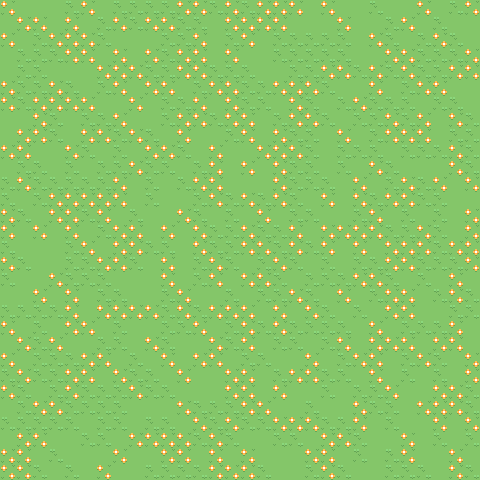

Rendered tile map (Tiled .tmx) drawn with the repository's tilesets; below, a short description and the full map source, tile grids included:
An orthogonal 30x30 tile map with 16x16 px tiles, 1 tile layer (Ground), 2 tilesets.

<map version="1.8" tiledversion="1.8.2" orientation="orthogonal" renderorder="right-down" width="30" height="30" tilewidth="16" tileheight="16" infinite="0" nextlayerid="2" nextobjectid="1">
 <tileset firstgid="1" source="../tilesets/Dungeon.tsx" />
 <tileset firstgid="133" source="../tilesets/Town.tsx" />
 <layer id="1" name="Ground" width="30" height="30">
  <data encoding="csv">
135,133,133,133,134,135,133,134,134,134,134,135,135,134,135,134,135,135,135,133,135,133,133,134,133,133,135,133,134,135,
133,135,135,133,135,133,134,135,134,135,135,134,134,133,135,135,135,135,133,133,133,135,133,133,134,135,133,134,133,133,
135,133,134,135,135,135,134,133,133,133,134,134,135,133,134,135,133,134,134,134,134,134,133,135,134,133,134,135,134,133,
133,134,134,134,135,135,133,135,133,135,134,135,135,133,135,133,133,134,134,134,134,134,133,133,135,135,134,134,134,135,
133,134,134,133,133,133,135,135,135,134,134,135,135,134,134,134,133,133,134,134,135,135,134,135,134,135,134,134,135,135,
135,134,134,135,134,133,134,135,133,135,135,133,134,135,135,134,134,135,135,135,134,133,133,135,133,134,135,135,133,133,
135,134,135,135,135,135,133,133,135,133,134,134,135,133,135,134,134,133,135,134,133,134,135,134,134,134,133,134,134,133,
133,133,135,134,133,134,134,135,133,133,134,135,135,134,135,135,133,134,135,135,134,133,134,134,135,134,135,133,135,134,
133,135,135,134,133,135,135,134,135,134,133,135,133,133,134,135,133,135,134,134,133,135,133,134,135,135,135,133,134,134,
135,135,133,133,135,134,133,134,133,135,135,134,133,135,133,133,135,135,135,134,133,134,134,134,133,134,134,134,135,134,
133,134,134,133,134,133,134,134,135,134,134,133,134,135,133,135,133,135,134,134,133,134,133,135,134,133,133,133,135,134,
134,135,134,134,134,134,134,135,133,134,133,134,135,135,133,133,133,135,134,134,134,133,135,133,134,135,134,135,133,135,
134,133,134,135,135,135,135,135,133,134,133,133,134,135,134,135,134,135,134,133,135,133,135,134,135,135,134,134,133,133,
135,134,133,135,135,134,135,133,134,133,133,135,134,133,134,133,135,133,134,134,133,133,134,135,133,134,133,134,133,135,
135,133,135,133,135,133,134,135,135,133,135,133,135,134,134,135,134,134,135,133,135,135,135,135,134,134,135,134,133,135,
134,133,133,133,134,135,133,135,135,134,134,133,135,134,134,135,135,134,135,134,135,133,135,133,135,135,135,134,135,135,
135,134,133,133,134,134,135,135,134,133,135,133,134,135,134,133,134,135,134,133,134,133,134,134,135,135,134,134,134,135,
134,133,133,135,134,134,134,133,133,133,135,133,134,135,133,135,135,134,133,134,134,134,135,135,134,133,134,133,135,133,
133,133,135,133,135,133,134,134,133,133,134,135,133,133,134,133,134,134,135,134,133,135,133,134,135,135,133,134,135,134,
134,134,134,134,135,133,135,135,135,135,134,135,134,135,135,135,133,135,133,135,134,133,134,133,135,135,133,133,134,134,
135,133,134,133,135,135,133,134,133,133,134,134,135,133,134,135,134,135,134,134,134,134,133,135,133,134,134,134,135,133,
133,135,134,135,133,133,134,134,133,135,134,133,133,135,134,135,133,134,134,133,134,135,133,135,135,135,133,135,135,133,
135,133,134,134,134,135,135,133,134,133,135,133,135,135,133,134,134,133,133,135,133,134,135,135,133,134,135,134,133,135,
134,135,134,134,135,135,133,135,134,134,133,135,133,133,135,135,133,134,135,135,134,134,133,135,133,134,133,134,133,135,
135,134,133,134,135,134,134,134,135,134,134,133,133,133,135,135,133,135,133,133,134,133,134,134,135,133,133,135,135,134,
133,134,135,135,134,134,134,134,133,133,133,135,134,134,134,135,135,133,133,134,133,133,135,134,134,133,135,135,135,134,
134,134,134,134,134,133,134,134,133,134,134,133,135,134,135,134,134,135,135,135,134,134,135,133,134,133,133,135,133,135,
133,135,135,133,133,134,134,133,135,135,135,135,134,135,134,133,133,134,134,133,135,135,134,133,133,135,133,134,133,134,
135,135,133,134,133,133,133,135,133,133,135,135,133,135,133,135,133,133,133,135,135,133,134,133,134,135,133,133,135,133,
135,135,134,133,134,133,135,133,133,134,134,134,134,135,135,135,134,133,133,134,135,134,133,133,134,134,134,133,135,134
</data>
 </layer>
</map>
